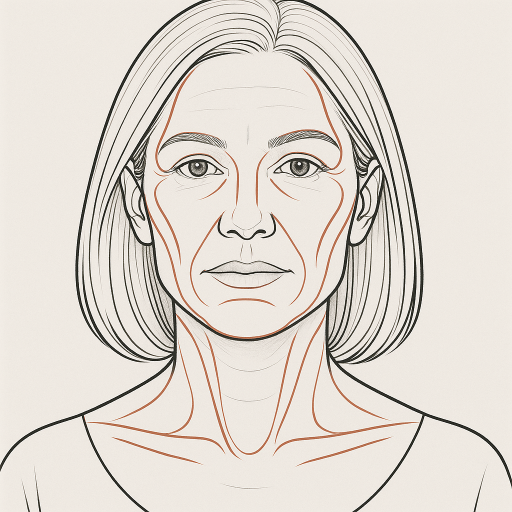
#> input picture for_prompt/ChatGPT Image Aug 13, 2025, 02_42_54 PM.png, 1024 x 1024 px (shown at 1/2 size)
$ python -i run_b_pass.py   (imports and definitions only)
#> lines starting #> are read from the running program, lines starting #| are printed output that depends on the picture

import os
import io
import base64
import argparse
import webbrowser
import yaml
import requests
from PIL import Image, ImageChops, ImageStat, ImageDraw, ImageFilter
import cv2
import numpy as np

try:
    import mediapipe as mp
    _HAS_MP = True
except Exception:
    _HAS_MP = False


def load_cfg(path):
    with open(path, "r", encoding="utf-8") as f:
        return yaml.safe_load(f)


# [5 lines left out: function img_to_b64, not called in this run]


def quick_face_check_for_sequential_mode(image_path: str) -> dict:
    """Швидка евристика на базі OpenCV: рахуємо детекції при різних поворотах.
    Повертаємо словник з лічильниками для 0, 90, 180, 270 градусів.
    """
    try:
        img = cv2.imread(image_path)
#> img is the input picture: shape (1024, 1024, 3); mean B, G, R 210.4, 218.1, 224.7
        if img is None:
            return {"0": 0, "90": 0, "180": 0, "270": 0}
        gray = cv2.cvtColor(img, cv2.COLOR_BGR2GRAY)
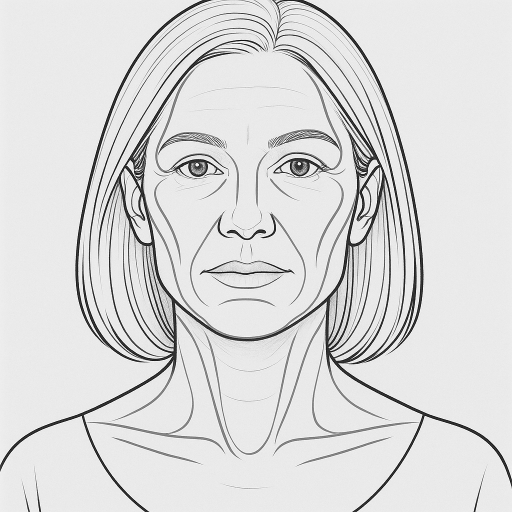
#> gray: shape (1024, 1024) (shown at 1/2 size); min 0, max 255, mean 219.2
        # Використовуємо стандартний каскад Хаара (як базову евристику)
        haar = cv2.CascadeClassifier(cv2.data.haarcascades + "haarcascade_frontalface_default.xml")
        def count_faces(mat):
            faces = haar.detectMultiScale(mat, scaleFactor=1.1, minNeighbors=3, minSize=(32, 32))
#> faces = [[423, 418, 139, 139], [232, 131, 526, 526]]
            return len(faces) if faces is not None else 0
        counts = {"0": count_faces(gray)}
#> counts = {'0': 2}
        # 90
        counts["90"] = count_faces(cv2.rotate(gray, cv2.ROTATE_90_CLOCKWISE))
#> in count_faces (call 2), `faces = haar.detectMultiScale(mat, scaleFactor=1.1, minNeighbors=3, mi..`: faces = ()
#> in count_faces (call 2), `faces = haar.detectMultiScale(mat, scaleFactor=1.1, minNeighbors=3, mi..`:
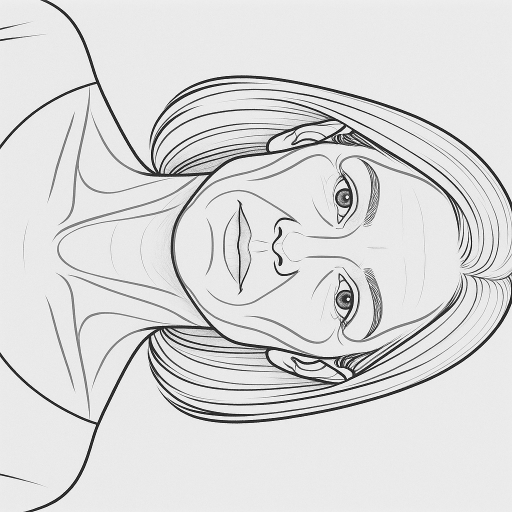
#> mat: shape (1024, 1024) (shown at 1/2 size); min 0, max 255, mean 219.2
        # 180
        counts["180"] = count_faces(cv2.rotate(gray, cv2.ROTATE_180))
#> in count_faces (call 3), `faces = haar.detectMultiScale(mat, scaleFactor=1.1, minNeighbors=3, mi..`:
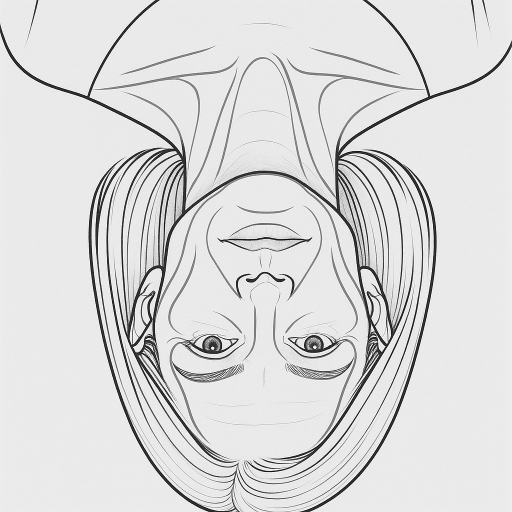
#> mat: shape (1024, 1024) (shown at 1/2 size); min 0, max 255, mean 219.2
        # 270
        counts["270"] = count_faces(cv2.rotate(gray, cv2.ROTATE_90_COUNTERCLOCKWISE))
#> in count_faces (call 4), `faces = haar.detectMultiScale(mat, scaleFactor=1.1, minNeighbors=3, mi..`:
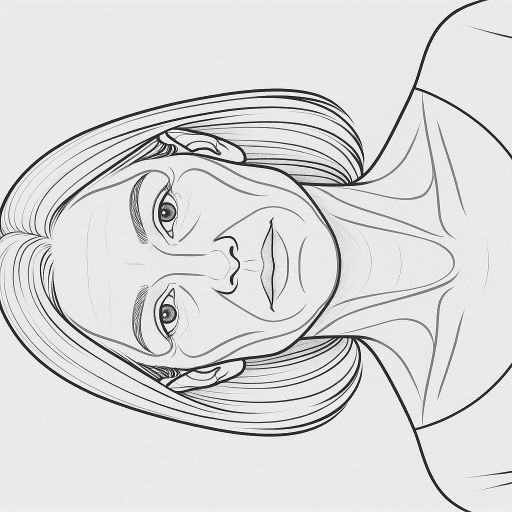
#> mat: shape (1024, 1024) (shown at 1/2 size); min 0, max 255, mean 219.2
        return counts
    except Exception:
        return {"0": 0, "90": 0, "180": 0, "270": 0}


# [238 lines left out: functions choose_single_adetailer_pass, _encode_blank_mask_like, _build_ad_args_for_variant, _images_different, _try_adetailer_probe, _generate_cheek_mask_facemesh, not called in this run]


def _img_bytes_from_b64img(b64img: str) -> bytes:
    return base64.b64decode(b64img.split(",", 1)[-1])


# [359 lines left out: functions run_a1111, main, not called in this run]


# [2 lines not run here, left out]

>>> result = quick_face_check_for_sequential_mode('../../for_prompt/ChatGPT Image Aug 13, 2025, 02_42_54 PM.png')
#> result = {'0': 2, '90': 0, '180': 0, '270': 0}
